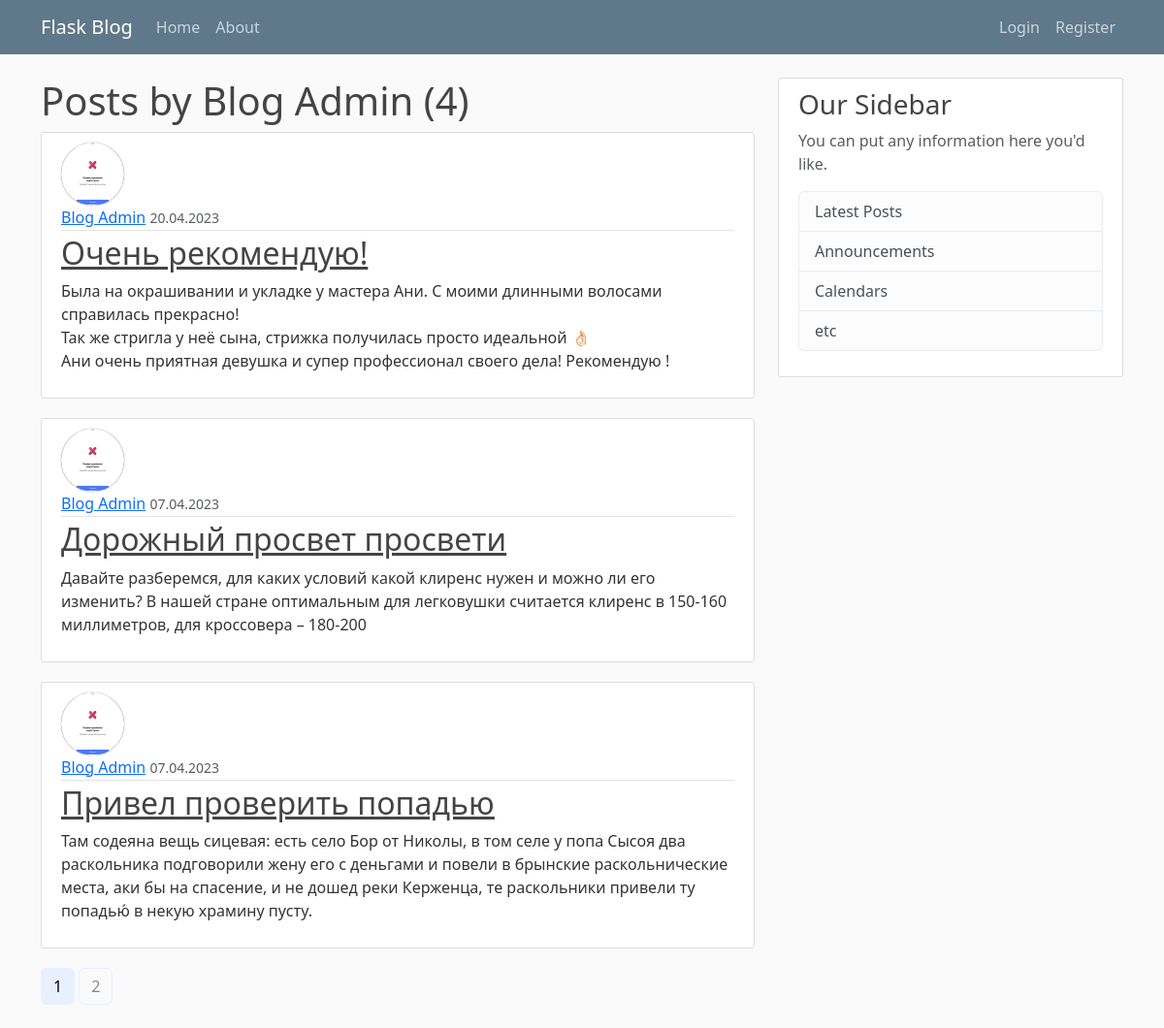
The app's page /user/Blog Admin with its own data.
### flaskblog/models.py (models this page shows, shortened)
class User(db.Model, UserMixin):
    id = db.Column(db.Integer, primary_key=True)
    username = db.Column(db.String(20), unique=True, nullable=False)
    email = db.Column(db.String(120), unique=True, nullable=False)
    image_file = db.Column(db.String(20), nullable=False, default='default.jpg')
    password = db.Column(db.String(60), nullable=False)
    posts = db.relationship('Post', backref='author', lazy=True)

class Post(db.Model):
    id = db.Column(db.Integer, primary_key=True)
    title = db.Column(db.String(100), nullable=False)
    date_posted = db.Column(db.DateTime, nullable=False, default=datetime.utcnow)
    content = db.Column(db.Text, nullable=False)
    user_id = db.Column(db.Integer, db.ForeignKey('user.id'), nullable=False)

### flaskblog/users/routes.py (the view)
@users.route("/user/<string:username>")
def user_posts(username):
    page = request.args.get('page', 1, type=int)
    user = User.query.filter_by(username=username).first_or_404()
    posts = Post.query.filter_by(author=user)\
        .order_by(Post.date_posted.desc())\
        .paginate(page=page, per_page=3)
    return render_template('user_posts.html', posts=posts, user=user)

### flaskblog/templates/user_posts.html
{% extends "layout.html" %}
{% block content %}
<h1>Posts by {{ user.username }} ({{ posts.total }})</h1>
    {% for post in posts.items %}
        <article class="media content-section home-articles">
          <img src="{{ url_for('static', filename='profile_pics/' + post.author.image_file) }}" alt="{{ post.author.username }}" class="rounded-circle article-img">
          <div class="media-body">
            <div class="article-metadata">
              <a class="mr-2" href="{{ url_for('users.user_posts', username=post.author.username) }}">{{ post.author.username }}</a>
              <small class="text-muted">{{ post.date_posted.strftime('%d.%m.%Y') }}</small>
            </div>
            <h2><a class="article-title" href="{{ url_for('posts.post', post_id=post.id) }}">{{ post.title }}</a></h2>
            <p class="article-content">{{ post.content }}</p>
          </div>
        </article>
    {% endfor %}
    {% for page_num in posts.iter_pages(left_edge=1, right_edge=1, left_current=1, right_current=2) %}
        {% if page_num %}
            {% if posts.page == page_num %}
                <a class="btn btn-info mb-4" href="{{ url_for('users.user_posts', username=user.username, page=page_num) }}">{{ page_num }}</a>
            {% else %}
                <a class="btn btn-outline-info mb-4" href="{{ url_for('users.user_posts', username=user.username, page=page_num) }}">{{ page_num }}</a>
            {% endif %}
        {% else %}
            ...
        {% endif %}
    {% endfor %}
{% endblock content %}

### flaskblog/static/main.css (style rules this page uses)
body { background: #fafafa; color: #333333; margin-top: 5rem; }
h1, h2, h3, h4, h5, h6 { color: #444444; }
.content-section { background: #ffffff; padding: 10px 20px; border: 1px solid #dddddd; border-radius: 3px; margin-bottom: 20px; }
.article-title { color: #444444; }
.article-content { white-space: pre-line; }
.article-img { height: 65px; width: 65px; margin-right: 16px; }
.article-metadata { padding-bottom: 1px; margin-bottom: 4px; border-bottom: 1px solid #e3e3e3 }
.btn-outline-info { --bs-btn-color: #898989; --bs-btn-border-color: #e8f0fe; --bs-btn-hover-color: #000; --bs-btn-hover-bg: #e8f0fe; --bs-btn-hover-border-color: #e8f0fe; --bs-btn-focus-shadow-rgb: 13,202,240; --bs-btn-active-color: #000; --bs-btn-active-bg: #e8f0fe; --bs-btn-active-border-color: #e8f0fe; --bs-btn-active-shadow: inset 0 3px 5px rgba(0, 0, 0, 0.125); --bs-btn-disabled-color: #e8f0fe; --bs-btn-disabled-bg: transparent; --bs-btn-disabled-border-color: #e8f0fe; --bs-gradient: none; }
.home-articles .article-img { object-fit: contain; }
.rounded-circle { box-shadow: 0px 0px 1px #343434; }
.btn-info { --bs-btn-color: #000; --bs-btn-bg: #e8f0fe; --bs-btn-border-color: #e8f0fe; --bs-btn-hover-color: #000; --bs-btn-hover-bg: #d3e3ff; --bs-btn-hover-border-color: #d3e3ff; --bs-btn-focus-shadow-rgb: 11,172,204; --bs-btn-active-color: #000; --bs-btn-active-bg: #d3e3ff; --bs-btn-active-border-color: #d3e3ff; --bs-btn-active-shadow: inset 0 3px 5px rgba(0, 0, 0, 0.125); --bs-btn-disabled-color: #000; --bs-btn-disabled-bg: #e8f0fe; --bs-btn-disabled-border-color: #e8f0fe; }

### records on screen
User: username "Blog Admin"
Post: image_file (picture), author.username "Blog Admin", date_posted "20.04.2023", title "Очень рекомендую!", content "Была на окрашивании и укладке у мастера Ани. С моими длинными волосами справилась прекрасно! Так же стригла у неё сына, стрижка получилась просто идеальной 👌🏻 Ани очень приятная девушка и супер профессионал своего дела! Рекомендую !"
Post: image_file (picture), author.username "Blog Admin", date_posted "07.04.2023", title "Дорожный просвет просвети", content "Давайте разберемся, для каких условий какой клиренс нужен и можно ли его изменить? В нашей стране оптимальным для легковушки считается клиренс в 150-160 миллиметров, для кроссовера – 180-200"
Post: image_file (picture), author.username "Blog Admin", date_posted "07.04.2023", title "Привел проверить попадью", content "Там содеяна вещь сицевая: есть село Бор от Николы, в том селе у попа Сысоя два раскольника подговорили жену его с деньгами и повели в брынские раскольнические места, аки бы на спасение, и не дошед реки Керженца, те раскольники привели ту попадью́ в некую храмину пусту."

### other values on screen
{{ posts.total }} "4"
{{ page_num }} "1"
{{ page_num }} "2"
